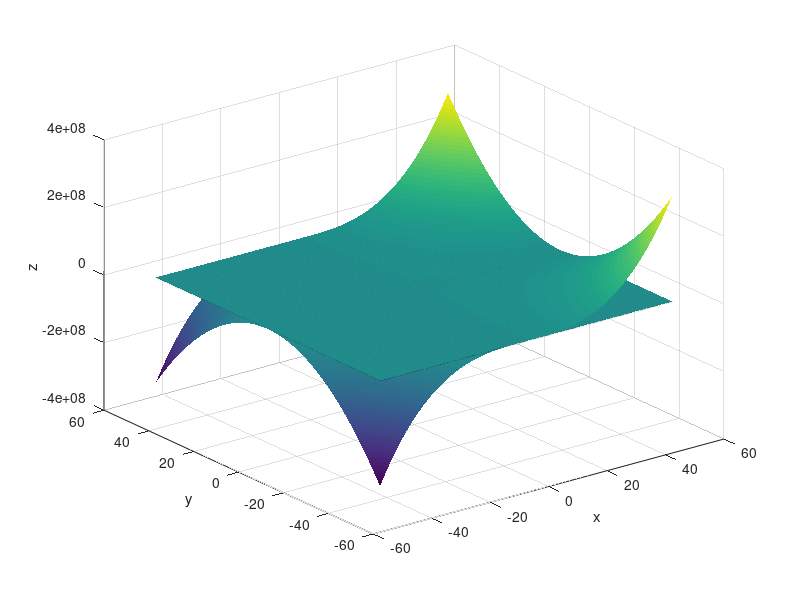
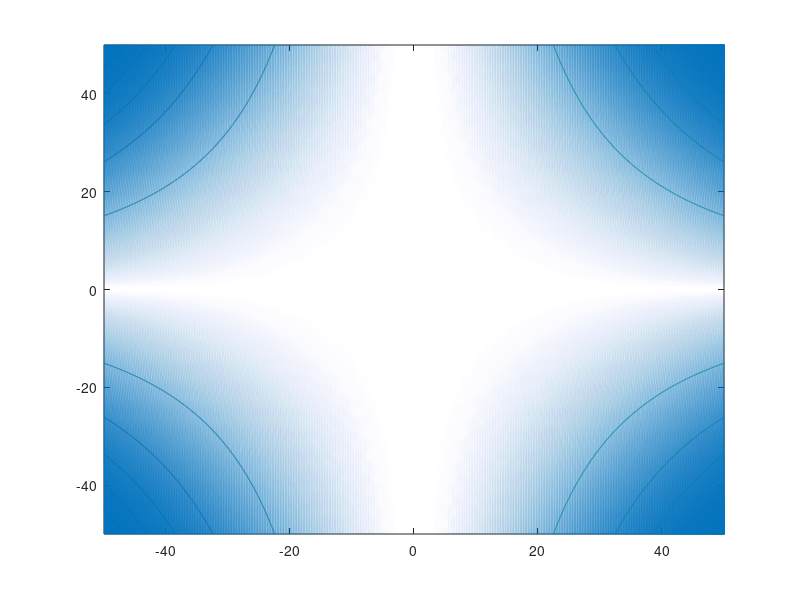

Recreate these plots in MATLAB, in order. (Note: this script raises an error after producing the figures.)
%multivariable
function ejerc2a()
    graphFunctionPlane();
    gradientPlane();
    gradientPlaneManualParams();
end

function gradientPlaneManualParams()
    [X, Y] = meshgrid([6520.27 0; 0 -5105822.2]);
    z = (X.^3).*(Y.^2)+1;
    [DX,DY] = gradient(z);
    figure;
    contour(X, Y, z);
    hold on;
    quiver(X, Y, DX, DY);
    hold off;
end

function gradientPlane()
    x = -50:.1:50;
    [X, Y] = meshgrid(x);
    z = (X.^3).*(Y.^2)+1;
    [DX, DY] = gradient(z);
    figure;
    contour(X, Y, z);
    hold on;
    quiver(X, Y, DX, DY);
    hold off;
end

function graphFunctionPlane()
    x = -50:.1:50;
    [X, Y] = meshgrid(x);
    z = (X.^3).*(Y.^2)+1;
    z1 = z.*0;
    figure; surf(X, Y, z);
    shading flat;
    xlabel('x');
    ylabel('y');
    zlabel('z');
    hold on;
    surf(X, Y, z1);
    hold on;
end